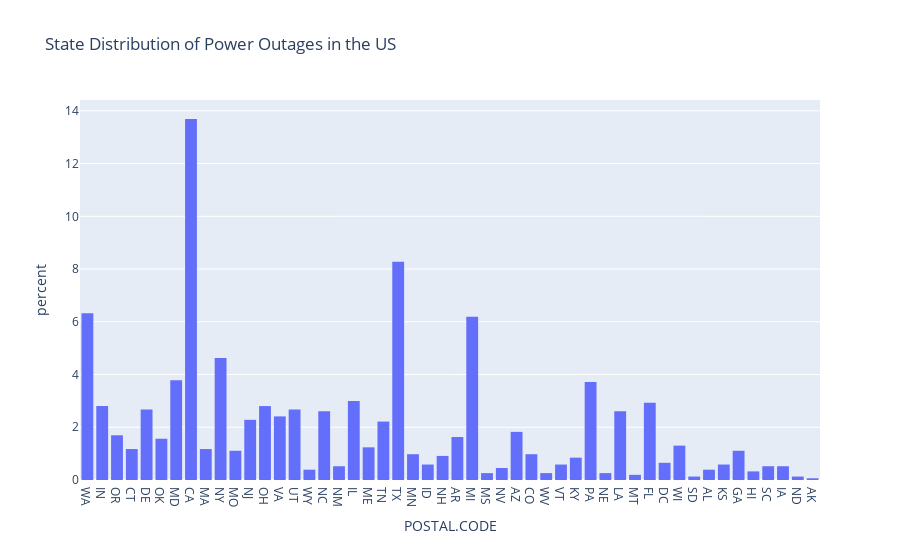

The cell this chart's notebook holds for it:
### Code cell
# Univariate Analysis
#
state = px.histogram(outage, x="POSTAL.CODE", nbins=50, histnorm='percent', 
                   title='State Distribution of Power Outages in the US')
state.write_html(r'C:\Users\Zly19\dsc80-2023-wi\projects\state.html', include_plotlyjs='cdn')
state

### Figure 1 — Plotly figure (JSON) as saved in the notebook; plotly's stock layout.template omitted (floating-point values rounded to 4 significant figures; data arrays with more than 128 entries replaced by an {"elided": "..."} marker saying what was removed)
{"data": [{"alignmentgroup": "True", "bingroup": "x", "histnorm": "percent", "hovertemplate": "POSTAL.CODE=%{x}<br>percent=%{y}<extra></extra>", "legendgroup": "", "marker": {"color": "#636efa", "pattern": {"shape": ""}}, "name": "", "nbinsx": 50, "offsetgroup": "", "orientation": "v", "showlegend": false, "type": "histogram", "x": {"elided": "1534 str values"}, "xaxis": "x", "yaxis": "y"}], "layout": {"barmode": "relative", "legend": {"tracegroupgap": 0}, "title": {"text": "State Distribution of Power Outages in the US"}, "xaxis": {"anchor": "y", "domain": [0, 1], "title": {"text": "POSTAL.CODE"}}, "yaxis": {"anchor": "x", "domain": [0, 1], "title": {"text": "percent"}}}}
